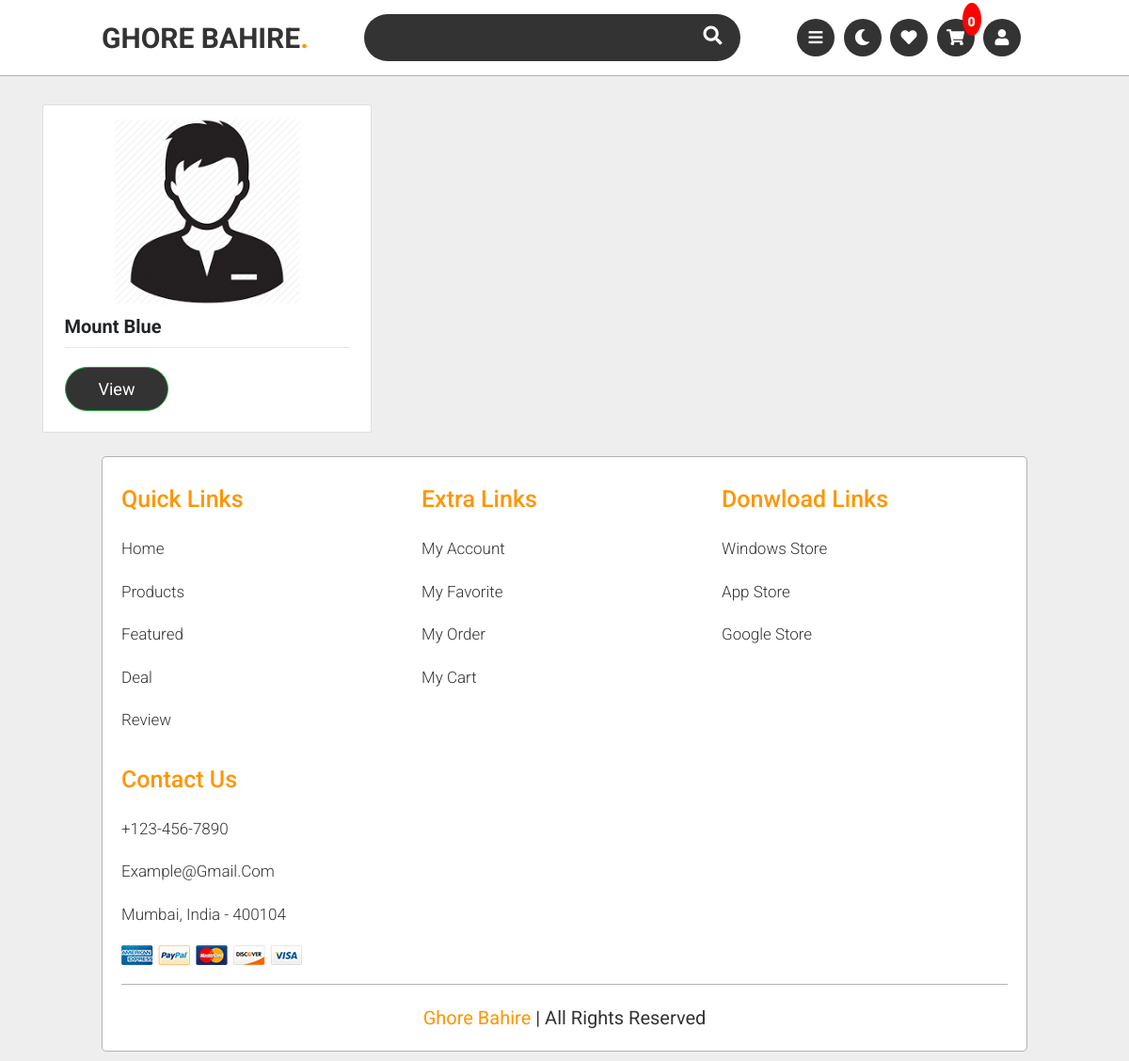
The page /shops/ on the database its author committed.
### store/models.py (models this page shows, shortened)
class ShopOwner(models.Model):
    user = models.OneToOneField(User, null = True,blank=True ,on_delete=models.CASCADE)
    phone = models.CharField(max_length=200, null=True )
    address = models.CharField(max_length=200, blank=True, null=True )
    profile_pic = models.ImageField(default="profile.png",null = True,blank = True)
    date_created = models.DateTimeField(auto_now_add=True, null=True)

### store/views.py (the view)
# urls.py: path('shops/',views.shops,name="shops"),
def shops(request):
    if request.user.is_authenticated:
        customer = request.user.customer
        order, created = Order.objects.get_or_create(customer=customer, complete=False)
        cartItems = order.get_cart_items
    else:
        cookieData = cookieCart(request)
        cartItems = cookieData['cartItems']
    shopowner = ShopOwner.objects.all()
    context = {'shopowner':shopowner,'cartItems':cartItems}
    return render(request,'store/shops.html',context)

### store/utils.py (called while the page is built, shortened)
def cookieCart(request):
    try:
        cart = json.loads(request.COOKIES['cart'])
    except:
        cart = {}
    items = []
    order = {'get_cart_total':0, 'get_cart_items':0,'shipping':False}
    cartItems = order['get_cart_items']
    return {"cartItems":cartItems,"order":order,"items":items}

### store/templates/store/shops.html (shortened to what this page needs)
{% extends 'main.html' %}
{% load static %}
{% block main %}
<br><br>
<div class="container">
    <div class="row">
        {% for shop in shopowner %}
        <div class="col-md-4">
            <div class="card card-body">
                <div style="background-color: #fff;">
                    <img class="thumbnail" src="{{ shop.profile_pic.url }}" alt="">
                    <div class="box-element product">
                      <h6><strong>{{ shop.user.first_name }} {{ shop.user.last_name }}</strong></h6><hr>
                      <a href="{% url 'store:view_shop' shop.id %}" class="btn btn-outline-success">View</a>
                    </div>
                  </div>
            </div>
        </div>
        {% endfor %}
    </div>
</div>
<br>
{% endblock %}

### static/css/style.css (style rules this page uses)
:root { --orange:#ff9500; --white-color:#fff; --black-color:#333; --light-color:rgba(0,0,0,.3); }
* { font-family: 'Roboto', sans-serif; margin:0; padding:0; box-sizing: border-box; outline: none; border:none; text-decoration: none; text-transform: capitalize; transition:.2s linear; }
html { font-size: 62.5%; overflow-x: hidden; scroll-padding-top: 7.5rem; scroll-behavior: smooth; }
body { background:#eee; }
.btn { display: inline-block; margin-top: 1rem; border-radius: 5rem; background: var(--black-color); color:var(--white-color); font-size: 1.8rem; padding:.9rem 3.5rem; cursor: pointer; }

### store/templates/main.html (style rules this page uses)
h6 { font-size: 2em; }

### store/templates/store/shops.html (style rules this page uses)
.box-element { background-color: #fff; border-radius: 4px; padding: 10px; }
.thumbnail { display: block; margin: auto; height: 200px; max-width: 300px; background-color: #fff; }
h6 { font-size: 2rem; }

### rows shown on the page
ShopOwner: profile_pic (placeholder picture), user.first_name "Mount", user.last_name "Blue"

### other values the page prints
{{ cartItems }} "0"
